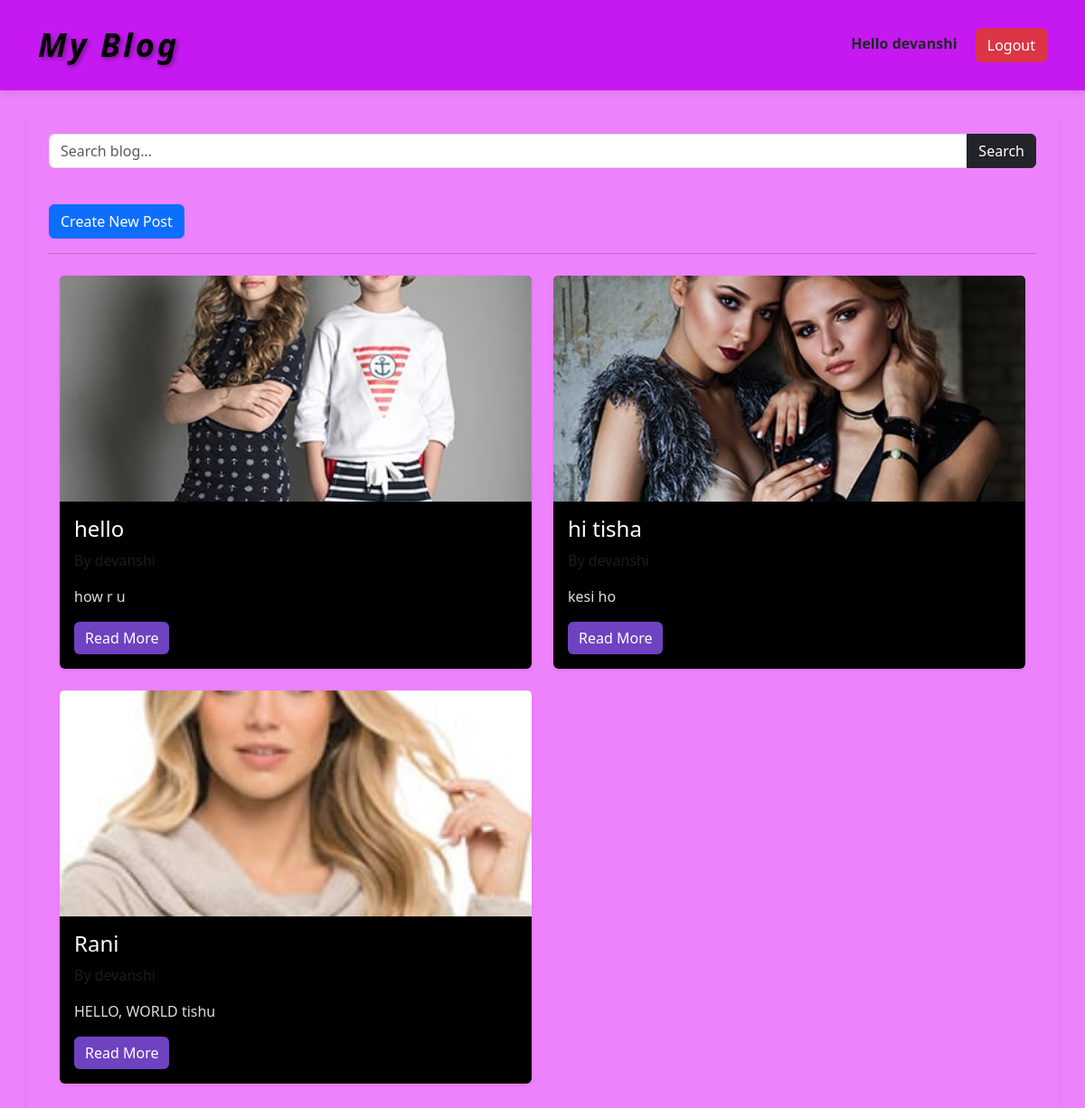
The app's page /blog_list (signed in) with its own data.
### blog/models.py (models this page shows, shortened)
class Post(models.Model):
    title=models.CharField(max_length=200)
    content=models.TextField()
    image=models.ImageField(upload_to='blog_images/',null=True,blank=True)
    author=models.ForeignKey(User,on_delete=models.CASCADE)
    created_at=models.DateTimeField(auto_now_add=True)
    likes=models.ManyToManyField(User,related_name='post_likes',blank=True)

### blog/views.py (the view)
# urls.py: path('blog_list',blog_list,name='blog_list'),
@login_required
def blog_list(request):
    query = request.GET.get('q')
    if query:
        posts = Post.objects.filter(author=request.user, title__icontains=query)
    else:
        posts = Post.objects.filter(author=request.user)
    return render(request,'blog_list.html',{'posts':posts})

### blog/templates/blog_list.html
{% extends 'base.html' %}
{% block content %}
<form method="GET">
<div class="input-group mb-3">
<input type="text" name="q" class="form-control" placeholder="Search blog...">
<button class="btn btn-dark">Search</button>
</div>
</form>
<br>
<a href="{% url 'create_post' %}" class="btn btn-primary">
Create New Post
</a>
<hr>
<div class="container mt-4">
<div class="row">
{% for post in posts %}
<div class="col-md-6 mb-4">
<div class="card shadow-sm">
{% if post.image %}
<img src="{{post.image.url}}" class="card-img-top" style="height:250px; object-fit:cover;">
{% endif %}
<div class="card-body">
<h4 class="card-title">{{post.title}}</h4>
<p class="text-muted">
By {{post.author.username}}
</p>
<p class="card-text">
{{post.content|truncatewords:20}}
</p>
<a href="{% url 'blog_detail' post.id %}" class="btn btn-dark">
Read More
</a>
</div>
</div>
</div>
{% endfor %}
</div>
</div>
{% endblock %}

### blog/templates/base.html (shortened to what this page needs)
{% load static %}
<!DOCTYPE html>
<html>
<head>
<link href="https://cdn.jsdelivr.net/npm/bootstrap@5.3.8/dist/css/bootstrap.min.css" rel="stylesheet"
>
</head>
<body>
<nav class="navbar navbar-dark custom-navbar">
<div class="container">
<a class="navbar-brand blog-title" href="/">My Blog</a>
<div>
{% if user.is_authenticated %}
<span class="text-dark me-3 fw-bold ">
Hello {{ user.username }}
</span>
<a href="{% url 'logout' %}" class="btn btn-danger">Logout</a>
{% else %}
<a href="{% url 'login' %}" class="btn btn-success me-2">Login</a>
<a href="{% url 'register' %}" class="btn btn-primary">Register</a>
{% endif %}
</div>
</div>
</nav>
<div class="container mt-4 p-4 bg-#20c997 rounded shadow-sm">
{% block content %}
{% endblock %}
</div>
</body>
</html>

### blog/templates/base.html (style rules this page uses)
body { background:#ed82fd; }
.custom-navbar { background:#c619f1; padding:18px 0; box-shadow:0 2px 10px rgba(0,0,0,0.1); }
.card { background:#000; color:white; border:none; }
.card p { color:#ddd; }
.card .btn { background:#6f42c1; border:none; }
.blog-title { font-size:36px; font-weight:900; font-style:italic; letter-spacing:3px; color:black; text-shadow:2px 2px 5px rgba(0,0,0,0.4); }

### records on screen
Post: image (picture), title "hello", author.username "devanshi", content "how r u"
Post: image (picture), title "hi tisha", author.username "devanshi", content "kesi ho"
Post: image (picture), title "Rani", author.username "devanshi", content "HELLO, WORLD tishu"

### other values on screen
{{ user.username }} "devanshi"
